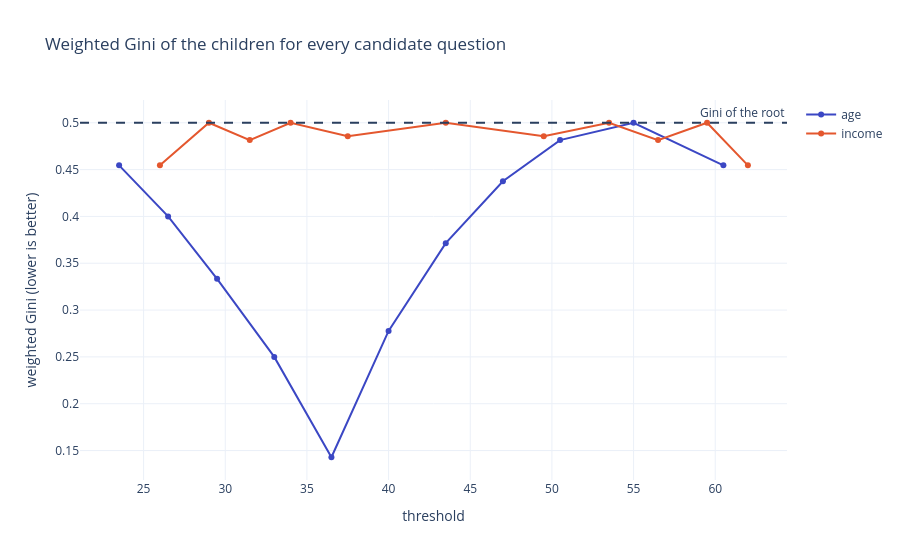

Here is the notebook cell this chart was saved with:
### Markdown cell above
**Step 1: the root.** All 12 customers are in the root: 6 "no" and 6 "yes". Its Gini is $1-(0.5^2+0.5^2)=0.5$, as mixed as possible.

**Step 2: score every candidate question.** Take the question "age ≤ 36.5?":

| child | no | yes | Gini |
|---|---|---|---|
| left (age ≤ 36.5) | 5 | 0 | $1-(1^2+0^2)=0$ |
| right (age > 36.5) | 1 | 6 | $1-(\frac{1}{7})^2-(\frac{6}{7})^2\approx0.245$ |

Weighted impurity: $\frac{5}{12}\times0+\frac{7}{12}\times0.245=0.143$. The question lowers the impurity from 0.5 to 0.143.

Now "income ≤ 45?": each child holds 3 "no" and 3 "yes", so both have Gini 0.5 and the weighted impurity stays at 0.5. This question is useless.

The algorithm does this for **every** threshold of **every** variable: 11 thresholds for the age and 11 for the income here (one between each pair of neighbouring values).

### Code cell
def gini(labels):
    p = labels.value_counts(normalize=True)       # proportion of each class
    return 1 - (p**2).sum()

def scan(node, column):
    """Weighted Gini of the children for every admissible threshold of one column."""
    values = np.sort(node[column].unique())
    thresholds = (values[:-1] + values[1:]) / 2
    scores = []
    for t in thresholds:
        left, right = node.bought[node[column] <= t], node.bought[node[column] > t]
        scores.append(len(left) / len(node) * gini(left) + len(right) / len(node) * gini(right))
    return pd.Series(scores, index=thresholds)

fig = go.Figure()
for column in ["age", "income"]:
    curve = scan(shop, column)
    print(f"best threshold on {column:<6}: {curve.idxmin():>5}  ->  weighted Gini {curve.min():.3f}")
    fig.add_trace(go.Scatter(x=curve.index, y=curve.values, mode="lines+markers", name=column))
fig.add_hline(y=gini(shop.bought), line_dash="dash", annotation_text="Gini of the root")
fig.update_layout(title="Weighted Gini of the children for every candidate question",
                  xaxis_title="threshold", yaxis_title="weighted Gini (lower is better)")
fig.show()

### Figure 1 — Plotly figure (JSON) as saved in the notebook; plotly's stock layout.template omitted (floating-point values rounded to 4 significant figures)
{"data": [{"mode": "lines+markers", "name": "age", "type": "scatter", "x": [23.5, 26.5, 29.5, 33.0, 36.5, 40.0, 43.5, 47.0, 50.5, 55.0, 60.5], "y": [0.4545, 0.4, 0.3333, 0.25, 0.1429, 0.2778, 0.3714, 0.4375, 0.4815, 0.5, 0.4545]}, {"mode": "lines+markers", "name": "income", "type": "scatter", "x": [26.0, 29.0, 31.5, 34.0, 37.5, 43.5, 49.5, 53.5, 56.5, 59.5, 62.0], "y": [0.4545, 0.5, 0.4815, 0.5, 0.4857, 0.5, 0.4857, 0.5, 0.4815, 0.5, 0.4545]}], "layout": {"annotations": [{"showarrow": false, "text": "Gini of the root", "x": 1, "xanchor": "right", "xref": "x domain", "y": 0.5, "yanchor": "bottom", "yref": "y"}], "shapes": [{"line": {"dash": "dash"}, "type": "line", "x0": 0, "x1": 1, "xref": "x domain", "y0": 0.5, "y1": 0.5, "yref": "y"}], "title": {"text": "Weighted Gini of the children for every candidate question"}, "xaxis": {"title": {"text": "threshold"}}, "yaxis": {"title": {"text": "weighted Gini (lower is better)"}}}}
